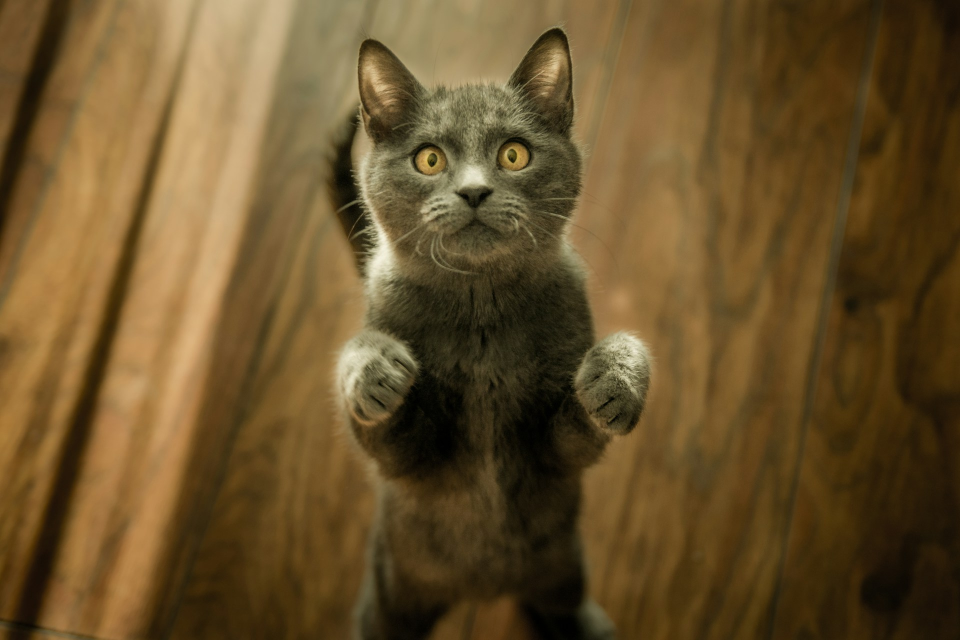
#> input picture assets/input/cat.jpg, 1920 x 1280 px, given in place of sof1.jpg, which was not available (shown at 1/2 size)
$ python main.py
#> lines starting #> are read from the running program, lines starting #| are printed output that depends on the picture; pictures that were not available may be replaced by others from this repository, and a replacement may not be noted
import os
import math
import subprocess
from dataclasses import dataclass, field
from typing import List, Optional, Tuple, Deque
from collections import deque

import numpy as np
from PIL import Image
import imageio.v2 as imageio
import imageio_ffmpeg
from tqdm import tqdm


# =========================
# CONFIG — все параметры тут
# =========================
@dataclass
class Config:
    # Вход/выход (относительные пути от папки src/)
    input_image_path: str = "../assets/input/sof1.jpg"        # PNG/JPG
    output_final_image_path: str = "../outputs/images/final.png"
    make_video: bool = True
    output_video_path: str = "../outputs/video/out.mp4"
    video_fps: int = 30

    # Длительность видео (любой из вариантов):
    save_every_n_strokes: Optional[int] = 10   # приоритетнее
    video_duration_sec: Optional[int] = 15       # если save_every не задан

    # Масштаб входного изображения для ускорения (0 = не менять)
    max_size: int = 0

    multiplier: int = 25

    # Бюджет работы/качества
    total_strokes: int = 1000 * multiplier
    target_mse: Optional[float] = None

    # ----- АВТО-МАСШТАБ (coarse→fine), БЕЗ СМЕШИВАНИЯ РАЗМЕРОВ -----
    size_scale_mode: str = "log"                 # "log" | "linear"
    levels: int = 5
    largest_frac: float = 0.35
    smallest_px: int = 10

    # Правила перехода между фазами (строго крупн->мелк)
    phase_min_strokes: int = 100
    phase_accept_window: int = 120
    phase_accept_threshold: float = 0.05
    phase_max_attempts_factor: float = 6.0

    # Выбор центра мазка
    roi_sampling: str = "topk_random"            # "argmax" | "topk_random"
    topk: int = 4096

    # Анти-залипание (механизм выбора, не меняет реальную ошибку)
    use_cooldown: bool = True
    cooldown_factor: float = 0.6
    cooldown_recover: float = 1.02
    cooldown_min: float = 0.25
    cooldown_max: float = 1.0

    # Цвет стартового холста — HEX
    start_color_hex: str = "#FFFFFF"

    # Кисти (маски)
    brush_paths: List[str] = field(default_factory=lambda: ["../assets/brushes/brush.png"])
    use_soft_edges: bool = True
    mask_threshold: float = 0.5

    # Ориентация мазка
    orientation_mode: str = "gradient"           # "gradient" | "none" | "random"
    grad_min_strength: float = 1e-6
    angle_jitter_deg: float = 0.0

    # Прозрачность
    use_alpha: bool = False
    alpha_value: float = 0.25

    # Случайность
    seed: int = 42

    # Хвост статичных кадров
    record_last_hold_frames: int = 30

    # ----- ПОСТОБРАБОТКА ВИДЕО (плавная скорость, ЗАМЕНЯЕТ исходник) -----
    postprocess_speed: bool = True
    # длительность замедления в начале и ускорения в конце (сек)
    speed_slow_seconds: float = 4.0
    speed_fast_seconds: float = 2.64 * multiplier
    # во сколько раз замедлять в самом начале и ускорять в самом конце
    # 0.5 = в 2 раза медленнее (50% скорости), 3.0 = в 3 раза быстрее
    speed_slow_from: float = 0.2
    speed_fast_to: float = 1.0 * multiplier
    # плавность и кодек-параметры
    speed_steps: int = 10
    speed_crf: int = 18
    speed_preset: str = "fast"
    speed_fps: Optional[float] = None  # можно зафиксировать FPS (например, 30)


# =========================
# Утилиты файлов/путей
# =========================
def ensure_dir_for(path: str) -> None:
    d = os.path.dirname(path)
    if d and not os.path.exists(d):
        os.makedirs(d, exist_ok=True)


def unique_path(path: str) -> str:
    base, ext = os.path.splitext(path)
    candidate = path
    k = 1
    while os.path.exists(candidate):
        candidate = f"{base}_{k}{ext}"
        k += 1
    return candidate


# =========================
# Утилиты изображений
# =========================
def hex_to_rgb01(hex_color: str) -> np.ndarray:
    h = hex_color.lstrip("#")
    r = int(h[0:2], 16) / 255.0
    g = int(h[2:4], 16) / 255.0
    b = int(h[4:6], 16) / 255.0
    return np.array([r, g, b], dtype=np.float32)


def load_image_rgb01(path: str, max_size: int = 0) -> np.ndarray:
    im = Image.open(path).convert("RGB")
    if max_size and max(im.size) > max_size:
        w, h = im.size
        if w >= h:
            new_w = max_size
            new_h = int(round(h * (max_size / w)))
        else:
            new_h = max_size
            new_w = int(round(w * (max_size / h)))
        im = im.resize((new_w, new_h), Image.LANCZOS)
    return np.asarray(im, dtype=np.float32) / 255.0


# [6 lines left out: function save_image_rgb01, not called in this run]


def load_brushes_gray01(paths: List[str]) -> List[np.ndarray]:
    out = []
    for p in paths:
        if not os.path.exists(p):
            raise FileNotFoundError(f"Brush file not found: {p}")
        arr = np.asarray(Image.open(p).convert("L"), dtype=np.float32) / 255.0
        out.append(arr)
    if not out:
        raise RuntimeError("No brush masks loaded. Check Config.brush_paths.")
    return out


# =========================
# Метрики/карта ошибки
# =========================
def mse_per_pixel(a: np.ndarray, b: np.ndarray) -> np.ndarray:
    d = a - b
    return np.mean(d * d, axis=2)


def mse_mean(a: np.ndarray, b: np.ndarray) -> float:
    return float(np.mean((a - b) ** 2))


# =========================
# Градиенты/ориентация
# =========================
def rgb_to_gray01(img: np.ndarray) -> np.ndarray:
    return (0.2126 * img[..., 0] + 0.7152 * img[..., 1] + 0.0722 * img[..., 2]).astype(np.float32)


def simple_central_gradients(gray: np.ndarray) -> Tuple[np.ndarray, np.ndarray]:
    H, W = gray.shape
    Ix = 0.5 * (np.roll(gray, -1, axis=1) - np.roll(gray, 1, axis=1))
    Iy = 0.5 * (np.roll(gray, -1, axis=0) - np.roll(gray, 1, axis=0))
    Ix[:, 0] = gray[:, 1] - gray[:, 0]
    Ix[:, -1] = gray[:, -1] - gray[:, -2]
    Iy[0, :] = gray[1, :] - gray[0, :]
    Iy[-1, :] = gray[-1, :] - gray[-2, :]
    return Ix, Iy


def local_gradient_angle_deg(Ix: np.ndarray, Iy: np.ndarray, cx: int, cy: int, size: int,
                             rng: np.random.Generator, min_strength: float, jitter_deg: float) -> float:
    H, W = Ix.shape
    half = max(1, size // 2)
    x1 = max(0, cx - half); y1 = max(0, cy - half)
    x2 = min(W, cx + half); y2 = min(H, cy + half)

    sx = float(np.sum(Ix[y1:y2, x1:x2]))
    sy = float(np.sum(Iy[y1:y2, x1:x2]))
    strength = sx * sx + sy * sy

    if strength < min_strength:
        angle = float(rng.uniform(0.0, 180.0))
    else:
        phi = math.degrees(math.atan2(sy, sx))
        angle = phi + 90.0

    if jitter_deg > 1e-6:
        angle += float(rng.normal(0.0, jitter_deg))
    while angle < 0.0:   angle += 180.0
    while angle >= 180.0: angle -= 180.0
    return angle


# =========================
# Маска кисти: масштаб/поворот
# =========================
def scale_and_rotate_mask(mask01: np.ndarray, target_box_size: int, angle_deg: float) -> np.ndarray:
    Hb, Wb = mask01.shape
    scale = target_box_size / float(max(Hb, Wb))
    new_h = max(1, int(round(Hb * scale)))
    new_w = max(1, int(round(Wb * scale)))
    img = Image.fromarray((mask01 * 255.0).astype(np.uint8))
    img = img.resize((new_w, new_h), resample=Image.BILINEAR)
    if abs(angle_deg) > 1e-6:
        img = img.rotate(angle_deg, resample=Image.BILINEAR, expand=True, fillcolor=0)
    return np.asarray(img, dtype=np.float32) / 255.0


# =========================
# Перекрытие маски с кадром
# =========================
def overlap_mask_and_frame(cx: int, cy: int, mask_w: int, mask_h: int, W: int, H: int):
    mask_left = cx - mask_w // 2
    mask_top  = cy - mask_h // 2
    mask_right = mask_left + mask_w
    mask_bottom = mask_top + mask_h

    X1 = max(0, mask_left);  Y1 = max(0, mask_top)
    X2 = min(W, mask_right); Y2 = min(H, mask_bottom)
    if X1 >= X2 or Y1 >= Y2:
        return None

    MX1 = X1 - mask_left; MY1 = Y1 - mask_top
    MX2 = MX1 + (X2 - X1);  MY2 = MY1 + (Y2 - Y1)
    MX1 = max(0, min(MX1, mask_w)); MX2 = max(0, min(MX2, mask_w))
    MY1 = max(0, min(MY1, mask_h)); MY2 = max(0, min(MY2, mask_h))
    return (X1, X2, Y1, Y2, MX1, MX2, MY1, MY2)


# =========================
# Цвет мазка и применение/оценка
# =========================
def choose_color_from_target(roi_target: np.ndarray, weight_mask_2d: np.ndarray) -> np.ndarray:
    s = float(np.sum(weight_mask_2d))
    if s <= 1e-8:
        return roi_target.mean(axis=(0, 1), dtype=np.float32)
    w3 = weight_mask_2d[..., None]
    num = (roi_target * w3).sum(axis=(0, 1))
    return (num / s).astype(np.float32)


def build_weight_mask(mask_roi: np.ndarray, use_soft_edges: bool, mask_threshold: float,
                      use_alpha: bool, alpha_value: float) -> Tuple[np.ndarray, np.ndarray]:
    if use_soft_edges:
        m = np.clip(mask_roi, 0.0, 1.0).astype(np.float32)
    else:
        m = (mask_roi >= mask_threshold).astype(np.float32)
    wmask = np.clip(alpha_value * m, 0.0, 1.0) if use_alpha else m
    return m, wmask


def try_one_stroke(
    canvas: np.ndarray, target: np.ndarray, brush: np.ndarray,
    x_center: int, y_center: int, block_size: int, angle_deg: float,
    use_soft_edges: bool, mask_threshold: float, use_alpha: bool, alpha_value: float
) -> Tuple[bool, Optional[Tuple], float]:
    H, W, _ = canvas.shape
    mask = scale_and_rotate_mask(brush, block_size, angle_deg)
    mh, mw = mask.shape
    if mh == 0 or mw == 0:
        return False, None, 0.0

    ov = overlap_mask_and_frame(x_center, y_center, mw, mh, W, H)
    if ov is None:
        return False, None, 0.0
    X1, X2, Y1, Y2, MX1, MX2, MY1, MY2 = ov

    roi_canvas = canvas[Y1:Y2, X1:X2]
    roi_target = target[Y1:Y2, X1:X2]
    mask_roi = mask[MY1:MY2, MX1:MX2]

    m, wmask = build_weight_mask(mask_roi, use_soft_edges, mask_threshold, use_alpha, alpha_value)
    if np.max(wmask) <= 0.0:
        return False, None, 0.0

    color = choose_color_from_target(roi_target, m)
    old = mse_mean(roi_canvas, roi_target)
    w3 = wmask[..., None]
    new_roi = w3 * color + (1.0 - w3) * roi_canvas
    new = mse_mean(new_roi, roi_target)

    area = (X2 - X1) * (Y2 - Y1)
    gain_total = max(0.0, (old - new) * area)
    gain_pp = gain_total / max(1, int(wmask.sum()))
    if new < old:
        payload = (X1, X2, Y1, Y2, new_roi, mask_roi)
        return True, payload, float(gain_pp)
    return False, None, 0.0


def commit_payload(canvas: np.ndarray, err_map: np.ndarray, target: np.ndarray, payload: Tuple):
    X1, X2, Y1, Y2, new_roi, _mask_roi = payload
    roi_target = target[Y1:Y2, X1:X2]
    canvas[Y1:Y2, X1:X2] = new_roi
    err_map[Y1:Y2, X1:X2] = mse_per_pixel(new_roi, roi_target)


# =========================
# Выбор центра по карте ошибки (+ cooldown)
# =========================
def select_roi_center(err_map: np.ndarray, sel_weight: Optional[np.ndarray], method: str,
                      topk: int, rng: np.random.Generator) -> Tuple[int, int]:
    weighted = err_map if sel_weight is None else err_map * sel_weight
    H, W = weighted.shape
    if method == "argmax":
        idx = int(np.argmax(weighted))
        y, x = np.unravel_index(idx, (H, W))
        return int(y), int(x)
    elif method == "topk_random":
        flat = weighted.ravel()
        k = min(topk, flat.size)
        part = np.argpartition(flat, -k)[-k:]
        idx = int(part[int(rng.integers(0, k))])
        y, x = np.unravel_index(idx, (H, W))
        return int(y), int(x)
    else:
        raise ValueError(f"Unknown roi_sampling: {method}")


def update_cooldown(sel_weight: Optional[np.ndarray], payload: Tuple, cfg: Config):
    if sel_weight is None or not cfg.use_cooldown:
        return
    X1, X2, Y1, Y2, _new_roi, mask_roi = payload
    m = (mask_roi > 0).astype(np.float32)
    block = sel_weight[Y1:Y2, X1:X2]
    block *= (1.0 - (1.0 - cfg.cooldown_factor) * m)
    np.clip(block, cfg.cooldown_min, cfg.cooldown_max, out=block)
    sel_weight[Y1:Y2, X1:X2] = block


def recover_cooldown(sel_weight: Optional[np.ndarray], cfg: Config):
    if sel_weight is None or not cfg.use_cooldown:
        return
    np.multiply(sel_weight, cfg.cooldown_recover, out=sel_weight)
    np.clip(sel_weight, cfg.cooldown_min, cfg.cooldown_max, out=sel_weight)


# =========================
# Лестница размеров (строго крупн→мелк)
# =========================
def make_all_sizes(cfg: Config, W: int, H: int) -> List[int]:
    s_max = max(cfg.smallest_px, int(round(min(W, H) * cfg.largest_frac)))
    s_min = max(1, int(cfg.smallest_px))
    L = max(2, int(cfg.levels))
    if cfg.size_scale_mode == "linear":
        step = (s_max - s_min) / float(L - 1)
        sizes = [max(1, int(round(s_max - i * step))) for i in range(L)]
    else:
        sizes = [max(1, int(round(s_max * (s_min / s_max) ** (i / (L - 1))))) for i in range(L)]
    sizes = sorted(set(sizes), reverse=True)
    return [max(s_min, s) for s in sizes]


# =========================
# Постобработка видео: плавная скорость (замена файла)
# =========================
def _smoothstep(x: float) -> float:
    x = max(0.0, min(1.0, x))
    return x * x * (3 - 2 * x)


# [171 lines left out: functions _get_duration_seconds, _has_audio_track, _clamp_segments, _atempo_chain_str, _build_filter_complex, postprocess_video_speed_replace, not called in this run]


# =========================
# Основной процесс
# =========================
def main(cfg: Config) -> None:
    rng = np.random.default_rng(cfg.seed)

    # загрузка
    target = load_image_rgb01(cfg.input_image_path, cfg.max_size)
#> in load_image_rgb01, im is the input picture: PIL image 1920x1280 RGB; mean R, G, B 104.5, 81.2, 42.8
    H, W, _ = target.shape
    start_rgb = hex_to_rgb01(cfg.start_color_hex)
    canvas = np.ones_like(target, dtype=np.float32) * start_rgb
    brushes = load_brushes_gray01(cfg.brush_paths)
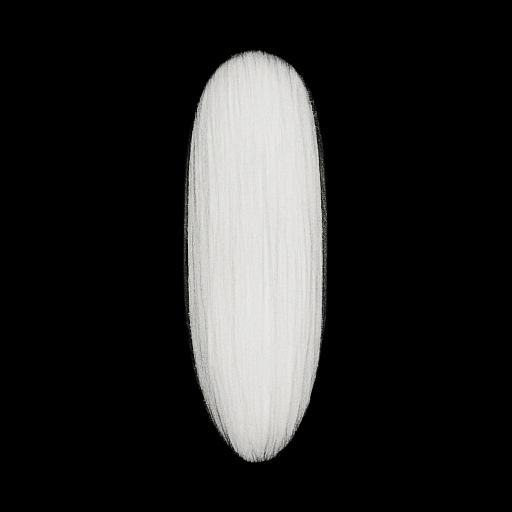
#> input picture assets/brushes/brush.png, 1024 x 1024 px (shown at 1/2 size)
#> brushes = 1 item

    # начальная ошибка и карты
    err_map = mse_per_pixel(canvas, target)
    sel_weight = np.ones_like(err_map, dtype=np.float32) if cfg.use_cooldown else None

    # лестница размеров (крупн->мелк), СТРОГО ПО ФАЗАМ
    sizes = make_all_sizes(cfg, W, H)
    current_level = 0
    current_size = sizes[current_level]

    # ориентация (один раз)
    if cfg.orientation_mode == "gradient":
        gray = rgb_to_gray01(target)
        Ix, Iy = simple_central_gradients(gray)
#> in simple_central_gradients, `Ix = 0.5 * (np.roll(gray, -1, axis=1) - np.roll(gray, 1, axis=1))`:
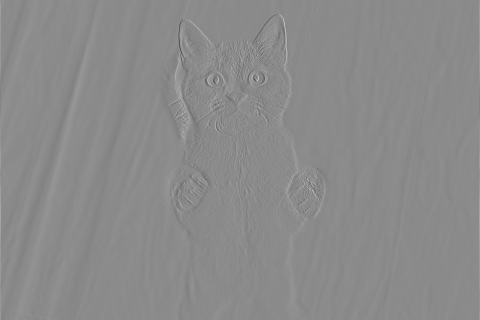
#> Ix: shape (1280, 1920) float32 (shown at 1/4 size); min -0.247, max 0.206, mean 2.64e-13; drawn with min black and max white
#> in simple_central_gradients, `Iy = 0.5 * (np.roll(gray, -1, axis=0) - np.roll(gray, 1, axis=0))`:
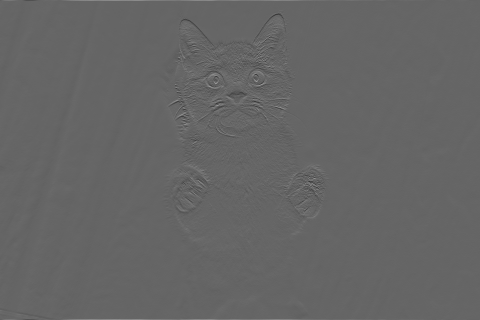
#> Iy: shape (1280, 1920) float32 (shown at 1/4 size); min -0.198, max 0.299, mean 2.48e-11; drawn with min black and max white
    else:
        Ix = Iy = None

    # видео подготовка
    writer = None
    video_path_final = None
    if cfg.make_video:
        if cfg.save_every_n_strokes and cfg.save_every_n_strokes > 0:
            save_every = cfg.save_every_n_strokes
        else:
            total_frames = max(1, cfg.video_fps * (cfg.video_duration_sec or 10))
            save_every = max(1, math.ceil(cfg.total_strokes / total_frames))
        ensure_dir_for(cfg.output_video_path)
        video_path_final = unique_path(cfg.output_video_path)
        writer = imageio.get_writer(video_path_final, fps=cfg.video_fps)

    # счётчики фазы
    attempts_in_phase = 0
    accept_window: Deque[int] = deque(maxlen=cfg.phase_accept_window)

    def phase_max_attempts_for(size_px: int) -> int:
        approx = cfg.phase_max_attempts_factor * (H * W) / max(1, size_px * size_px)
        return max(cfg.phase_min_strokes, int(round(approx)))

    phase_max_attempts = phase_max_attempts_for(current_size)

    # основной цикл
    global_step = 0
    pbar = tqdm(total=cfg.total_strokes, desc="Painting", ncols=80)
    try:
        for _ in range(cfg.total_strokes):
            recover_cooldown(sel_weight, cfg)

            # центр
            y, x = select_roi_center(err_map, sel_weight, cfg.roi_sampling, cfg.topk, rng)

            # угол под текущий размер
            if cfg.orientation_mode == "gradient":
                angle = local_gradient_angle_deg(Ix, Iy, x, y, current_size, rng, cfg.grad_min_strength, cfg.angle_jitter_deg)
            elif cfg.orientation_mode == "random":
                angle = float(rng.uniform(0.0, 180.0))
            else:
                angle = 0.0

            # попытка мазка ТЕКУЩЕГО размера
            brush = brushes[int(rng.integers(0, len(brushes)))]
            accepted, payload, _gain_pp = try_one_stroke(
                canvas, target, brush, x, y, current_size, angle,
                cfg.use_soft_edges, cfg.mask_threshold, cfg.use_alpha, cfg.alpha_value
            )
            attempts_in_phase += 1
            accept_window.append(1 if accepted else 0)

            if accepted and payload is not None:
                commit_payload(canvas, err_map, target, payload)
                update_cooldown(sel_weight, payload, cfg)

            global_step += 1
            pbar.update(1)

            # кадр в видео
            if writer is not None and (global_step % save_every == 0):
                writer.append_data(np.clip(canvas * 255.0, 0, 255).astype(np.uint8))

            # переход на меньший размер
            move_down = False
            if attempts_in_phase >= cfg.phase_min_strokes:
                if len(accept_window) >= min(cfg.phase_accept_window, cfg.phase_min_strokes):
                    accept_rate = sum(accept_window) / float(len(accept_window))
                    if accept_rate < cfg.phase_accept_threshold:
                        move_down = True
            if attempts_in_phase >= phase_max_attempts:
                move_down = True

            if move_down and current_level + 1 < len(sizes):
                current_level += 1
                current_size = sizes[current_level]
                attempts_in_phase = 0
                accept_window.clear()
                phase_max_attempts = phase_max_attempts_for(current_size)
                if sel_weight is not None:
                    sel_weight.fill(1.0)

            # стоп по ошибке
            if cfg.target_mse is not None and float(np.mean(err_map)) <= cfg.target_mse:
                break
#> this loop made 10 passes
#> (idx in select_roi_center, y, x, x1 in local_gradient_angle_deg, y1 in local_gradient_angle_deg, x2 in local_gradient_angle_deg, y2 in local_gradient_angle_deg, sx in local_gradient_angle_deg) on passes 1 to 4: (1719460, 895, 1060, 836, 671, 1284, 1119, 115.7), (1730803, 901, 883, 659, 677, 1107, 1125, -128.4), (2435659, 1268, 1099, 875, 1044, 1323, 1280, 26.25), (2402733, 1251, 813, 589, 1027, 1037, 1280, -26.11)
#> pass 1, in scale_and_rotate_mask, `img = img.rotate(angle_deg, resample=Image.BILINEAR, expand=True, fill..`:
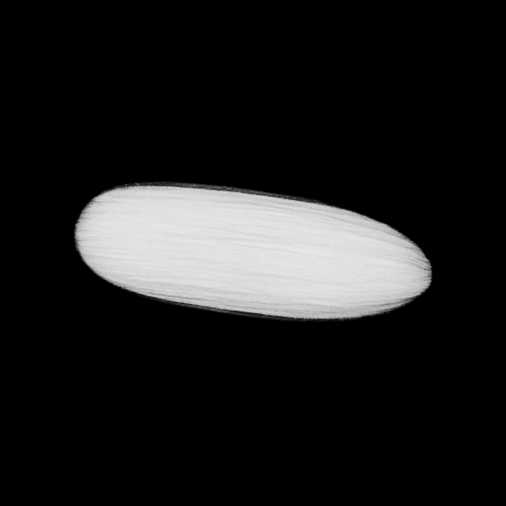
#> img: PIL image 506x506 L; min 0, max 232, mean 30.1
#> after the loop:
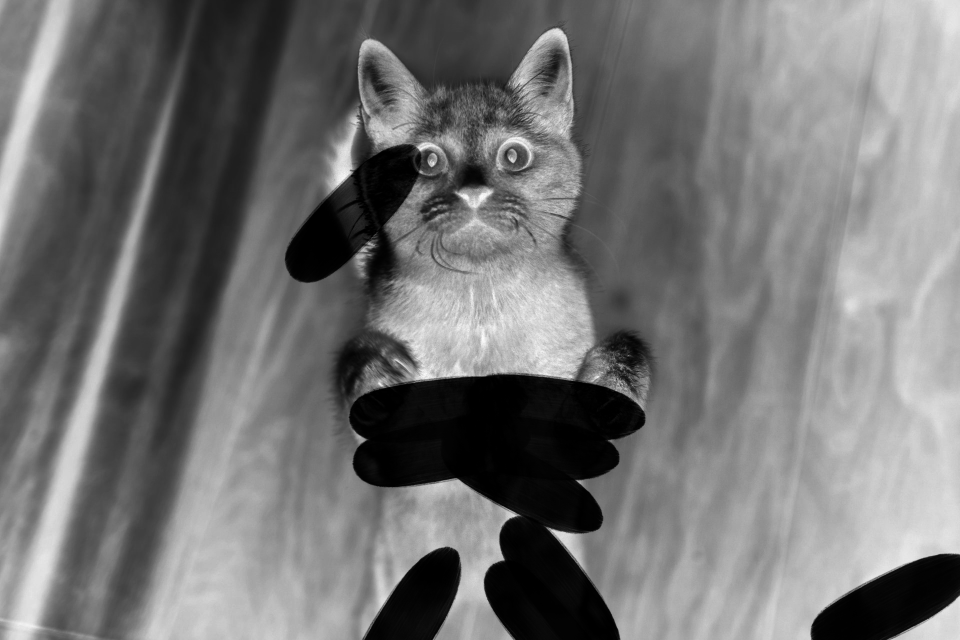
#> err_map: shape (1280, 1920) float32 (shown at 1/2 size); min 5.59e-07, max 1, mean 0.453
#> after the loop:
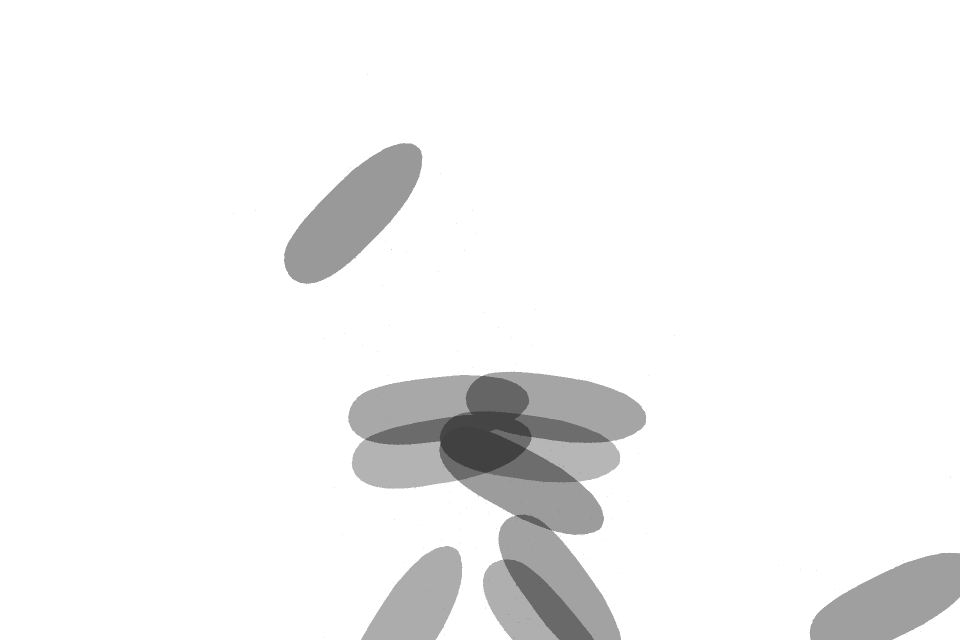
#> sel_weight: shape (1280, 1920) float32 (shown at 1/2 size); min 0.255, max 1, mean 0.955
    finally:
        pbar.close()

    # финальные сохранения
    img_path = save_image_rgb01(cfg.output_final_image_path, canvas)

    if writer is not None and video_path_final:
        last = np.clip(canvas * 255.0, 0, 255).astype(np.uint8)
        for _ in range(max(0, cfg.record_last_hold_frames)):
            writer.append_data(last)
        writer.close()

        # постобработка скорости — ЗАМЕНА исходного видео
        if cfg.postprocess_speed:
            try:
                postprocess_video_speed_replace(
                    input_path=video_path_final,
                    slow_seconds=cfg.speed_slow_seconds,
                    fast_seconds=cfg.speed_fast_seconds,
                    steps=cfg.speed_steps,
                    crf=cfg.speed_crf,
                    preset=cfg.speed_preset,
                    fps=cfg.speed_fps,
                    slow_from=cfg.speed_slow_from,
                    fast_to=cfg.speed_fast_to,
                )
            except Exception as e:
                print(f"[warn] speed postprocess failed: {e}")

    # краткая сводка
    if writer is not None and video_path_final:
        print(f"Done. Image: {img_path} | Video: {video_path_final}")
    else:
        print(f"Done. Image: {img_path}")


if __name__ == "__main__":
    cfg = Config()
    main(cfg)
#> (the call stopped at in main, `writer.append_data(np.clip(canvas * 255.0, 0, 255).astype(np.uint8))`: imageio_ffmpeg is not available in this run)
